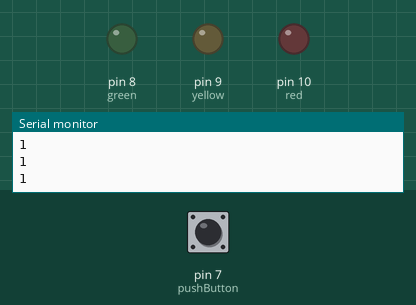
This sketch was run on a simulated Arduino Uno, built with avr-gcc and run on an emulated ATmega328P. Parts: output pins drawn as LEDs (lit = HIGH), the last lines printed to the serial monitor. Inputs (shaded band) come from the test bench; at power-on: pin 7 (pushButton) HIGH.

Above: at 1.2 s.
1.3 s: pin 7 (pushButton) pulled LOW for 0.15 s
At 2.6 s:
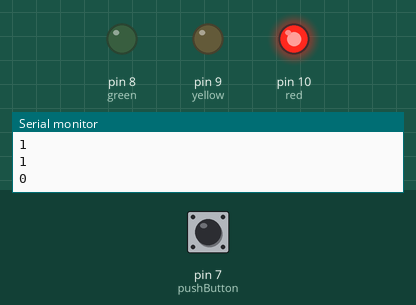
2.9 s: pin 7 (pushButton) pulled LOW for 3.2 s
At 4.4 s:
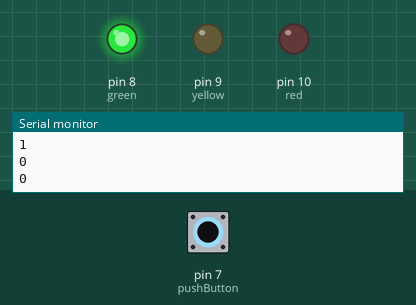
Timing chart, 0 to 7.6 s (numbered marks = the images above; inputs shaded):
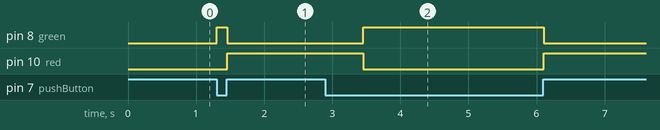

Measured:
- after the input at 1.3 s, pin 8 (green): LOW → HIGH at once, → LOW 0.15 s later; pin 10 (red): LOW → HIGH after 0.16 s
- after the input at 2.9 s, pin 8 (green): LOW → HIGH after 0.56 s, → LOW 2.7 s later; pin 10 (red): HIGH → LOW after 0.56 s, → HIGH 2.7 s later

The sketch:

trafficlight.ino
```cpp
// C++ code
//

int green = 8;
int yellow = 9;
int red = 10;

int pushButton = 7;
int read = 0;

void setup()
{
  pinMode(green, OUTPUT);
  pinMode(yellow, OUTPUT);
  pinMode(red, OUTPUT);
  pinMode(pushButton, INPUT);

  Serial.begin(9600);
}

void pedestrianisalwaysright(){
    digitalWrite(green, LOW);
    digitalWrite(yellow, LOW);
    digitalWrite(red, HIGH);
    delay(2000);
}

void loop()
{
  int read = digitalRead(pushButton);
  Serial.println(read);

  if(read==0){
    digitalWrite(red, LOW);
    digitalWrite(green, HIGH);
    for (int i = 0; i < 500; i++) {
      if (digitalRead(pushButton) == HIGH) {
        pedestrianisalwaysright();
        return;
      }
      delay(10);
    }
    digitalWrite(green, LOW);
    digitalWrite(yellow, HIGH);
    for (int i = 0; i < 100; i++) {
      if (digitalRead(pushButton) == HIGH) {
        pedestrianisalwaysright();
        return;
      }
      delay(10);
    }
    digitalWrite(yellow, LOW);
    digitalWrite(red, HIGH);
    for (int i = 0; i < 450; i++) {
      if (digitalRead(pushButton) == HIGH) {
        pedestrianisalwaysright();
        return;
      }
      delay(10);
    }
  }
}
```
